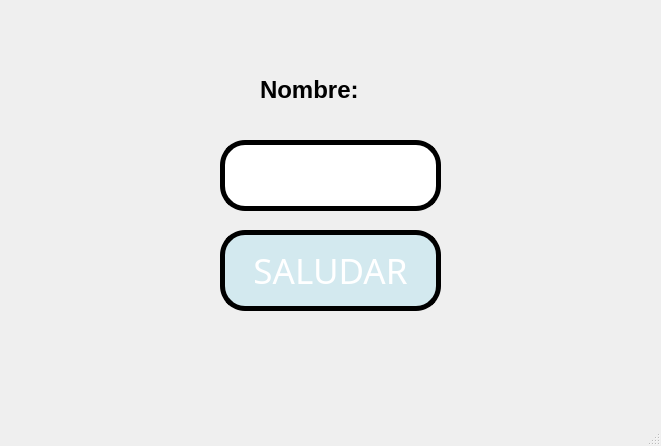
<?xml version="1.0" encoding="UTF-8"?>
<ui version="4.0">
 <class>MainWindow</class>
 <widget class="QMainWindow" name="MainWindow">
  <property name="geometry">
   <rect>
    <x>0</x>
    <y>0</y>
    <width>661</width>
    <height>446</height>
   </rect>
  </property>
  <property name="windowTitle">
   <string>MainWindow</string>
  </property>
  <property name="styleSheet">
   <string notr="true"/>
  </property>
  <widget class="QWidget" name="centralwidget">
   <widget class="QPushButton" name="btn_saludar">
    <property name="geometry">
     <rect>
      <x>220</x>
      <y>230</y>
      <width>221</width>
      <height>81</height>
     </rect>
    </property>
    <property name="font">
     <font>
      <family>Microsoft YaHei</family>
      <pointsize>26</pointsize>
      <weight>50</weight>
      <bold>false</bold>
     </font>
    </property>
    <property name="styleSheet">
     <string notr="true">background-color: rgb(170, 170, 255);
background-color: rgb(211, 233, 239);
color: rgb(255, 255, 255);
border-radius:25px;
border: 5px solid black;
</string>
    </property>
    <property name="text">
     <string>SALUDAR</string>
    </property>
   </widget>
   <widget class="QLineEdit" name="txt_nombre">
    <property name="geometry">
     <rect>
      <x>220</x>
      <y>140</y>
      <width>221</width>
      <height>71</height>
     </rect>
    </property>
    <property name="font">
     <font>
      <pointsize>26</pointsize>
     </font>
    </property>
    <property name="styleSheet">
     <string notr="true">border-radius:20px;
background-color: rgb(255, 255, 255);
border-radius:25px;
border: 5px solid black;</string>
    </property>
    <property name="text">
     <string/>
    </property>
   </widget>
   <widget class="QLabel" name="label">
    <property name="geometry">
     <rect>
      <x>260</x>
      <y>70</y>
      <width>131</width>
      <height>41</height>
     </rect>
    </property>
    <property name="text">
     <string>&lt;html&gt;&lt;head/&gt;&lt;body&gt;&lt;p&gt;&lt;span style=&quot; font-size:18pt; font-weight:700;&quot;&gt;Nombre:&lt;/span&gt;&lt;/p&gt;&lt;/body&gt;&lt;/html&gt;</string>
    </property>
   </widget>
  </widget>
  <widget class="QMenuBar" name="menubar">
   <property name="geometry">
    <rect>
     <x>0</x>
     <y>0</y>
     <width>661</width>
     <height>26</height>
    </rect>
   </property>
  </widget>
  <widget class="QStatusBar" name="statusbar"/>
 </widget>
 <resources/>
 <connections/>
</ui>
